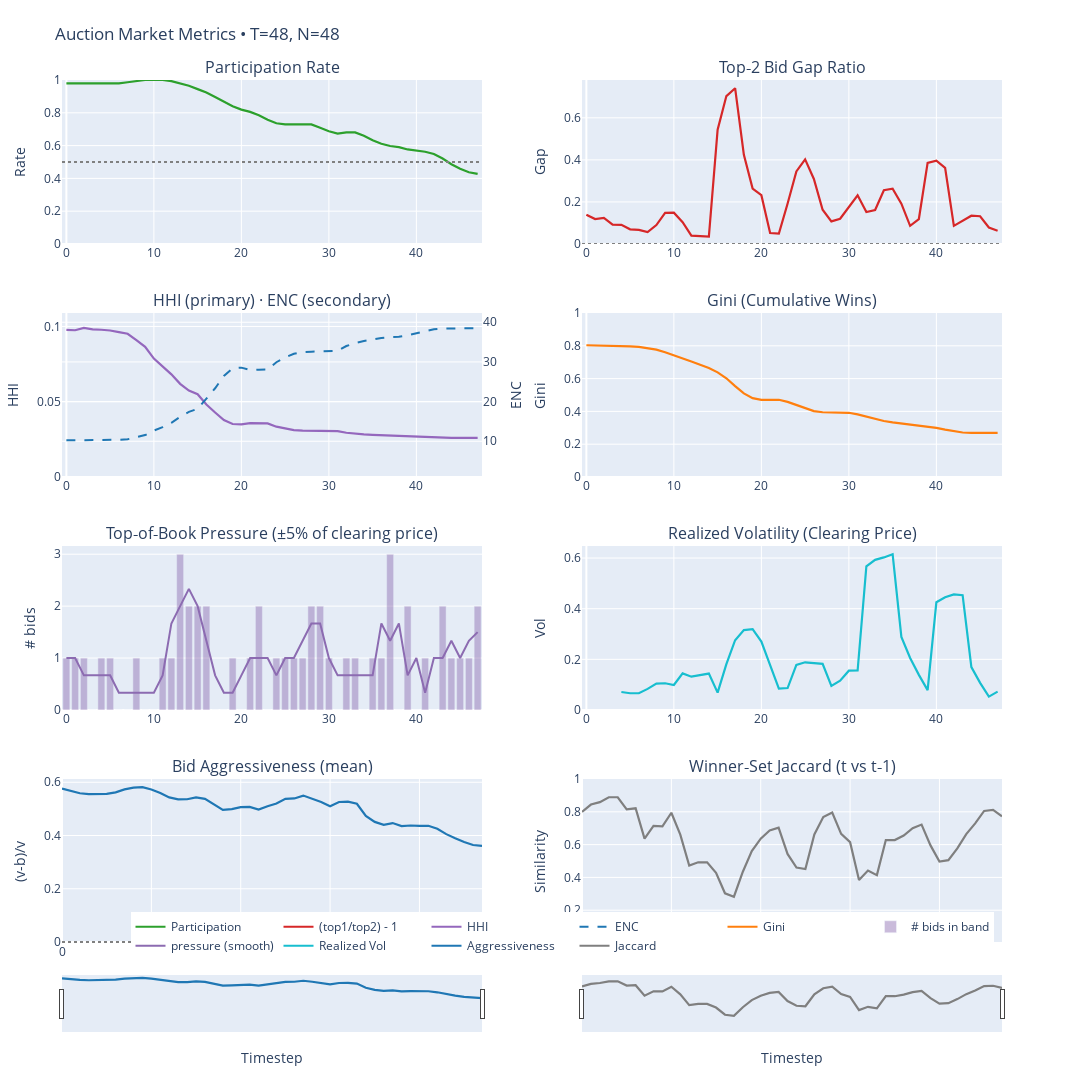

This figure's notebook cell:
### Markdown cell above
### Market overview

### Code cell
auction_idx = 0

fig = plot_auction_market_overview(
    auction_histories[auction_idx],
    bid_threshold=0.01,
    gap_threshold=0.0,
    win_threshold=0.1,
    pct=0.05,
    vol_window=4,
    use_log=True,
)
fig.show()

### Figure 1 — Plotly figure (JSON) as saved in the notebook; plotly's stock layout.template omitted (floating-point values rounded to 4 significant figures)
{"data": [{"hovertemplate": "t=%{x}<br>rate=%{y:.3f}<extra></extra>", "line": {"color": "#2CA02C", "width": 2.2}, "mode": "lines", "name": "Participation", "type": "scatter", "x": [0, 1, 2, 3, 4, 5, 6, 7, 8, 9, 10, 11, 12, 13, 14, 15, 16, 17, 18, 19, 20, 21, 22, 23, 24, 25, 26, 27, 28, 29, 30, 31, 32, 33, 34, 35, 36, 37, 38, 39, 40, 41, 42, 43, 44, 45, 46, 47], "xaxis": "x", "y": [0.9792, 0.9792, 0.9792, 0.9792, 0.9792, 0.9792, 0.9792, 0.9861, 0.9931, 1.0, 1.0, 1.0, 0.9931, 0.9792, 0.9653, 0.9444, 0.9236, 0.8958, 0.8681, 0.8403, 0.8194, 0.8056, 0.7847, 0.7569, 0.7361, 0.7292, 0.7292, 0.7292, 0.7292, 0.7083, 0.6875, 0.6736, 0.6806, 0.6806, 0.6597, 0.6319, 0.6111, 0.5972, 0.5903, 0.5764, 0.5694, 0.5625, 0.5486, 0.5208, 0.4861, 0.4583, 0.4375, 0.4271], "yaxis": "y"}, {"hovertemplate": "t=%{x}<br>gap=%{y:.3f}<extra></extra>", "line": {"color": "#D62728", "width": 2.2}, "mode": "lines", "name": "(top1/top2) - 1", "type": "scatter", "x": [0, 1, 2, 3, 4, 5, 6, 7, 8, 9, 10, 11, 12, 13, 14, 15, 16, 17, 18, 19, 20, 21, 22, 23, 24, 25, 26, 27, 28, 29, 30, 31, 32, 33, 34, 35, 36, 37, 38, 39, 40, 41, 42, 43, 44, 45, 46, 47], "xaxis": "x2", "y": [0.139, 0.1187, 0.1245, 0.09157, 0.09115, 0.06962, 0.06727, 0.05639, 0.09015, 0.1482, 0.149, 0.1037, 0.03924, 0.03857, 0.03553, 0.5439, 0.7035, 0.7409, 0.4237, 0.2636, 0.2319, 0.0518, 0.04906, 0.1923, 0.3453, 0.4021, 0.3094, 0.1628, 0.1074, 0.1201, 0.1766, 0.2313, 0.1519, 0.1618, 0.2556, 0.2627, 0.1917, 0.08626, 0.1186, 0.3856, 0.3961, 0.3621, 0.08621, 0.1087, 0.1344, 0.1319, 0.07826, 0.06327], "yaxis": "y2"}, {"hovertemplate": "t=%{x}<br>HHI=%{y:.3f}<extra></extra>", "line": {"color": "#9467BD", "width": 2.2}, "mode": "lines", "name": "HHI", "type": "scatter", "x": [0, 1, 2, 3, 4, 5, 6, 7, 8, 9, 10, 11, 12, 13, 14, 15, 16, 17, 18, 19, 20, 21, 22, 23, 24, 25, 26, 27, 28, 29, 30, 31, 32, 33, 34, 35, 36, 37, 38, 39, 40, 41, 42, 43, 44, 45, 46, 47], "xaxis": "x3", "y": [0.09773, 0.09749, 0.09905, 0.09812, 0.09782, 0.09732, 0.09629, 0.09515, 0.09089, 0.08652, 0.07869, 0.07364, 0.06821, 0.06189, 0.0574, 0.05496, 0.04819, 0.04281, 0.0378, 0.03519, 0.03502, 0.03577, 0.03569, 0.03559, 0.03343, 0.03211, 0.03119, 0.03078, 0.03068, 0.03066, 0.03052, 0.03052, 0.0294, 0.02876, 0.02834, 0.02801, 0.02775, 0.02758, 0.02753, 0.02725, 0.02689, 0.0266, 0.02614, 0.02602, 0.02599, 0.026, 0.02601, 0.02599], "yaxis": "y3"}, {"hovertemplate": "t=%{x}<br>ENC=%{y:.2f}<extra></extra>", "line": {"color": "#1F77B4", "dash": "dash", "width": 2}, "mode": "lines", "name": "ENC", "type": "scatter", "x": [0, 1, 2, 3, 4, 5, 6, 7, 8, 9, 10, 11, 12, 13, 14, 15, 16, 17, 18, 19, 20, 21, 22, 23, 24, 25, 26, 27, 28, 29, 30, 31, 32, 33, 34, 35, 36, 37, 38, 39, 40, 41, 42, 43, 44, 45, 46, 47], "xaxis": "x3", "y": [10.23, 10.26, 10.1, 10.19, 10.22, 10.27, 10.38, 10.51, 11.0, 11.56, 12.71, 13.58, 14.66, 16.16, 17.42, 18.19, 20.75, 23.36, 26.45, 28.41, 28.56, 27.96, 28.02, 28.1, 29.92, 31.15, 32.06, 32.49, 32.59, 32.61, 32.77, 32.77, 34.01, 34.76, 35.29, 35.7, 36.04, 36.25, 36.32, 36.7, 37.19, 37.59, 38.25, 38.43, 38.48, 38.47, 38.44, 38.48], "yaxis": "y4"}, {"hovertemplate": "t=%{x}<br>Gini=%{y:.3f}<extra></extra>", "line": {"color": "#FF7F0E", "width": 2.2}, "mode": "lines", "name": "Gini", "type": "scatter", "x": [0, 1, 2, 3, 4, 5, 6, 7, 8, 9, 10, 11, 12, 13, 14, 15, 16, 17, 18, 19, 20, 21, 22, 23, 24, 25, 26, 27, 28, 29, 30, 31, 32, 33, 34, 35, 36, 37, 38, 39, 40, 41, 42, 43, 44, 45, 46, 47], "xaxis": "x4", "y": [0.8033, 0.8026, 0.8005, 0.7992, 0.7975, 0.796, 0.794, 0.7872, 0.7769, 0.7606, 0.7432, 0.7243, 0.7042, 0.6841, 0.6649, 0.638, 0.6019, 0.5537, 0.5099, 0.4807, 0.4706, 0.4707, 0.4711, 0.4582, 0.4393, 0.4157, 0.4016, 0.3949, 0.3935, 0.3927, 0.3915, 0.382, 0.3688, 0.3524, 0.3412, 0.3329, 0.3264, 0.3212, 0.3151, 0.3081, 0.2993, 0.2885, 0.2783, 0.2712, 0.2691, 0.2691, 0.2692, 0.2692], "yaxis": "y5"}, {"hovertemplate": "t=%{x}<br>bids=%{y}<extra></extra>", "marker": {"color": "#8C6BB1"}, "name": "# bids in band", "opacity": 0.45, "type": "bar", "x": [0, 1, 2, 3, 4, 5, 6, 7, 8, 9, 10, 11, 12, 13, 14, 15, 16, 17, 18, 19, 20, 21, 22, 23, 24, 25, 26, 27, 28, 29, 30, 31, 32, 33, 34, 35, 36, 37, 38, 39, 40, 41, 42, 43, 44, 45, 46, 47], "xaxis": "x5", "y": [1, 1, 1, 0, 1, 1, 0, 0, 1, 0, 0, 1, 1, 3, 2, 2, 2, 0, 0, 1, 0, 1, 2, 0, 1, 1, 1, 1, 2, 2, 1, 0, 1, 1, 0, 1, 1, 3, 0, 2, 0, 1, 0, 2, 1, 1, 1, 2], "yaxis": "y6"}, {"hoverinfo": "skip", "line": {"color": "#8C6BB1", "width": 2}, "mode": "lines", "name": "pressure (smooth)", "showlegend": true, "type": "scatter", "x": [0, 1, 2, 3, 4, 5, 6, 7, 8, 9, 10, 11, 12, 13, 14, 15, 16, 17, 18, 19, 20, 21, 22, 23, 24, 25, 26, 27, 28, 29, 30, 31, 32, 33, 34, 35, 36, 37, 38, 39, 40, 41, 42, 43, 44, 45, 46, 47], "xaxis": "x5", "y": [1.0, 1.0, 0.6667, 0.6667, 0.6667, 0.6667, 0.3333, 0.3333, 0.3333, 0.3333, 0.3333, 0.6667, 1.667, 2.0, 2.333, 2.0, 1.333, 0.6667, 0.3333, 0.3333, 0.6667, 1.0, 1.0, 1.0, 0.6667, 1.0, 1.0, 1.333, 1.667, 1.667, 1.0, 0.6667, 0.6667, 0.6667, 0.6667, 0.6667, 1.667, 1.333, 1.667, 0.6667, 1.0, 0.3333, 1.0, 1.0, 1.333, 1.0, 1.333, 1.5], "yaxis": "y6"}, {"hovertemplate": "t=%{x}<br>vol=%{y:.3f}<extra></extra>", "line": {"color": "#17BECF", "width": 2.2}, "mode": "lines", "name": "Realized Vol", "type": "scatter", "x": [0, 1, 2, 3, 4, 5, 6, 7, 8, 9, 10, 11, 12, 13, 14, 15, 16, 17, 18, 19, 20, 21, 22, 23, 24, 25, 26, 27, 28, 29, 30, 31, 32, 33, 34, 35, 36, 37, 38, 39, 40, 41, 42, 43, 44, 45, 46, 47], "xaxis": "x6", "y": [NaN, NaN, NaN, NaN, 0.07102, 0.06607, 0.0661, 0.08341, 0.1042, 0.1056, 0.09876, 0.1444, 0.1316, 0.1386, 0.1439, 0.0687, 0.181, 0.2756, 0.3157, 0.3191, 0.2705, 0.1773, 0.08444, 0.08656, 0.1779, 0.1884, 0.1868, 0.1823, 0.09513, 0.1158, 0.1553, 0.156, 0.5676, 0.5929, 0.6026, 0.6152, 0.2888, 0.2053, 0.1388, 0.07856, 0.4255, 0.4454, 0.4567, 0.4533, 0.1696, 0.1071, 0.05294, 0.0724], "yaxis": "y7"}, {"hovertemplate": "t=%{x}<br>(v-b)/v=%{y:.3f}<extra></extra>", "line": {"color": "#1F77B4", "width": 2.2}, "mode": "lines", "name": "Aggressiveness", "type": "scatter", "x": [0, 1, 2, 3, 4, 5, 6, 7, 8, 9, 10, 11, 12, 13, 14, 15, 16, 17, 18, 19, 20, 21, 22, 23, 24, 25, 26, 27, 28, 29, 30, 31, 32, 33, 34, 35, 36, 37, 38, 39, 40, 41, 42, 43, 44, 45, 46, 47], "xaxis": "x7", "y": [0.5766, 0.5669, 0.5587, 0.5555, 0.5562, 0.5563, 0.5622, 0.5731, 0.5801, 0.5814, 0.573, 0.5599, 0.5431, 0.5357, 0.5362, 0.5435, 0.5375, 0.5181, 0.4965, 0.499, 0.5066, 0.5074, 0.4972, 0.5101, 0.5201, 0.538, 0.5392, 0.55, 0.5389, 0.5261, 0.5102, 0.5258, 0.5274, 0.5192, 0.4737, 0.4511, 0.44, 0.4468, 0.4357, 0.4377, 0.4359, 0.4368, 0.4253, 0.4052, 0.3896, 0.3755, 0.3645, 0.3612], "yaxis": "y8"}, {"hovertemplate": "t=%{x}<br>Jaccard=%{y:.3f}<extra></extra>", "line": {"color": "#7F7F7F", "width": 2.2}, "mode": "lines", "name": "Jaccard", "type": "scatter", "x": [0, 1, 2, 3, 4, 5, 6, 7, 8, 9, 10, 11, 12, 13, 14, 15, 16, 17, 18, 19, 20, 21, 22, 23, 24, 25, 26, 27, 28, 29, 30, 31, 32, 33, 34, 35, 36, 37, 38, 39, 40, 41, 42, 43, 44, 45, 46, 47], "xaxis": "x8", "y": [0.8, 0.8444, 0.8593, 0.8889, 0.8889, 0.8148, 0.8215, 0.6364, 0.7141, 0.7111, 0.7944, 0.6611, 0.4722, 0.4921, 0.4921, 0.4286, 0.3032, 0.2823, 0.4347, 0.5601, 0.6365, 0.6865, 0.703, 0.5433, 0.4599, 0.4514, 0.6616, 0.7677, 0.7955, 0.6656, 0.6151, 0.3847, 0.4418, 0.4141, 0.6278, 0.6278, 0.6556, 0.7, 0.7222, 0.5952, 0.4969, 0.5055, 0.5769, 0.6641, 0.7296, 0.8054, 0.8114, 0.7727], "yaxis": "y9"}], "layout": {"annotations": [{"font": {"size": 16}, "showarrow": false, "text": "Participation Rate", "x": 0.21, "xanchor": "center", "xref": "paper", "y": 1, "yanchor": "bottom", "yref": "paper"}, {"font": {"size": 16}, "showarrow": false, "text": "Top‑2 Bid Gap Ratio", "x": 0.73, "xanchor": "center", "xref": "paper", "y": 1, "yanchor": "bottom", "yref": "paper"}, {"font": {"size": 16}, "showarrow": false, "text": "HHI (primary) · ENC (secondary)", "x": 0.21, "xanchor": "center", "xref": "paper", "y": 0.73, "yanchor": "bottom", "yref": "paper"}, {"font": {"size": 16}, "showarrow": false, "text": "Gini (Cumulative Wins)", "x": 0.73, "xanchor": "center", "xref": "paper", "y": 0.73, "yanchor": "bottom", "yref": "paper"}, {"font": {"size": 16}, "showarrow": false, "text": "Top‑of‑Book Pressure (±5% of clearing price)", "x": 0.21, "xanchor": "center", "xref": "paper", "y": 0.46, "yanchor": "bottom", "yref": "paper"}, {"font": {"size": 16}, "showarrow": false, "text": "Realized Volatility (Clearing Price)", "x": 0.73, "xanchor": "center", "xref": "paper", "y": 0.46, "yanchor": "bottom", "yref": "paper"}, {"font": {"size": 16}, "showarrow": false, "text": "Bid Aggressiveness (mean)", "x": 0.21, "xanchor": "center", "xref": "paper", "y": 0.19, "yanchor": "bottom", "yref": "paper"}, {"font": {"size": 16}, "showarrow": false, "text": "Winner‑Set Jaccard (t vs t‑1)", "x": 0.73, "xanchor": "center", "xref": "paper", "y": 0.19, "yanchor": "bottom", "yref": "paper"}], "height": 1400, "hovermode": "x unified", "legend": {"font": {"size": 12}, "orientation": "h", "x": 0.5, "xanchor": "center", "y": -0.02, "yanchor": "bottom"}, "margin": {"b": 60, "l": 50, "r": 30, "t": 80}, "shapes": [{"line": {"color": "gray", "dash": "dot"}, "type": "line", "x0": 0, "x1": 1, "xref": "x domain", "y0": 0.5, "y1": 0.5, "yref": "y"}, {"line": {"color": "gray", "dash": "dot"}, "type": "line", "x0": 0, "x1": 1, "xref": "x2 domain", "y0": 0, "y1": 0, "yref": "y2"}, {"line": {"color": "rgba(0,0,0,0.25)", "dash": "dot"}, "type": "line", "x0": 0, "x1": 1, "xref": "x3 domain", "y0": 0.15, "y1": 0.15, "yref": "y3"}, {"line": {"color": "rgba(0,0,0,0.25)", "dash": "dot"}, "type": "line", "x0": 0, "x1": 1, "xref": "x3 domain", "y0": 0.25, "y1": 0.25, "yref": "y3"}, {"line": {"color": "gray", "dash": "dot"}, "type": "line", "x0": 0, "x1": 1, "xref": "x7 domain", "y0": 0, "y1": 0, "yref": "y8"}], "title": {"text": "Auction Market Metrics • T=48, N=48"}, "width": 1180, "xaxis": {"anchor": "y", "domain": [0, 0.42], "matches": "x"}, "xaxis2": {"anchor": "y2", "domain": [0.52, 0.94], "matches": "x"}, "xaxis3": {"anchor": "y3", "domain": [0, 0.42], "matches": "x"}, "xaxis4": {"anchor": "y5", "domain": [0.52, 0.94], "matches": "x"}, "xaxis5": {"anchor": "y6", "domain": [0, 0.42], "matches": "x"}, "xaxis6": {"anchor": "y7", "domain": [0.52, 0.94], "matches": "x"}, "xaxis7": {"anchor": "y8", "domain": [0, 0.42], "rangeslider": {"thickness": 0.06, "visible": true}, "title": {"text": "Timestep"}}, "xaxis8": {"anchor": "y9", "domain": [0.52, 0.94], "rangeslider": {"thickness": 0.06, "visible": true}, "title": {"text": "Timestep"}}, "yaxis": {"anchor": "x", "domain": [0.81, 1], "range": [0, 1], "title": {"text": "Rate"}}, "yaxis2": {"anchor": "x2", "domain": [0.81, 1], "rangemode": "tozero", "title": {"text": "Gap"}}, "yaxis3": {"anchor": "x3", "domain": [0.54, 0.73], "range": [0, 0.109], "title": {"text": "HHI"}}, "yaxis4": {"anchor": "x3", "overlaying": "y3", "range": [1, 42.33], "side": "right", "title": {"text": "ENC"}}, "yaxis5": {"anchor": "x4", "domain": [0.54, 0.73], "range": [0, 1], "title": {"text": "Gini"}}, "yaxis6": {"anchor": "x5", "domain": [0.27, 0.46], "rangemode": "tozero", "title": {"text": "# bids"}}, "yaxis7": {"anchor": "x6", "domain": [0.27, 0.46], "rangemode": "tozero", "title": {"text": "Vol"}}, "yaxis8": {"anchor": "x7", "domain": [0, 0.19], "title": {"text": "(v-b)/v"}}, "yaxis9": {"anchor": "x8", "domain": [0, 0.19], "range": [0, 1], "title": {"text": "Similarity"}}}}
